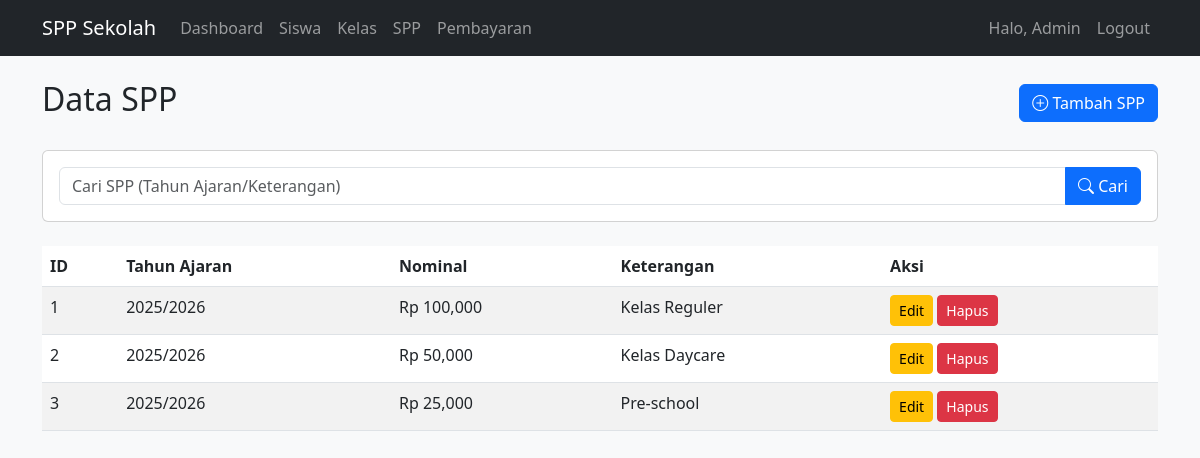
Screenshot of /spp (signed in) with the database file from the repository.
### app.py (models this page shows, shortened)
class User(UserMixin, db.Model):
    id = db.Column(db.Integer, primary_key=True)
    username = db.Column(db.String(50), unique=True, nullable=False)
    password = db.Column(db.String(100), nullable=False)
    nama_lengkap = db.Column(db.String(100), nullable=False)
    level = db.Column(db.String(20), nullable=False, default='admin')

class SPP(db.Model):
    id = db.Column(db.Integer, primary_key=True)
    tahun_ajaran = db.Column(db.String(20), nullable=False)
    nominal = db.Column(db.Float, nullable=False)
    keterangan = db.Column(db.Text)

### app.py (the view)
@app.route('/spp') # Fungsi untuk menampilkan halaman manajemen SPP
@login_required
def spp():
    if current_user.level != 'admin': # Jika user bukan admin
        return redirect(url_for('logout')) # Alihkan ke logout
    keyword = request.args.get('search', '')
    if keyword:
        data_spp = SPP.search(keyword)
    else:
        data_spp = SPP.query.all()
    return render_template('spp.html', spp=data_spp, keyword=keyword)

### app.py (called while the page is built)
@login_manager.user_loader # Fungsi untuk memuat user saat login
def load_user(user_id): # Mengambil user berdasarkan ID yang diberikan dari database (SQLAlchemy)
    return User.query.get(int(user_id)) # Mengambil user berdasarkan ID yang diberikan dari database (SQLAlchemy)

### templates/spp.html (shortened to what this page needs)
{% extends "base.html" %}
{% block content %}
<div class="d-flex justify-content-between align-items-center mb-4">
    <h2>Data SPP</h2>
    <a href="{{ url_for('tambah_spp') }}" class="btn btn-primary">
        <i class="bi bi-plus-circle"></i> Tambah SPP
    </a>
</div>
<div class="card mb-4">
    <div class="card-body">
        <form method="GET" action="{{ url_for('spp') }}">
            <div class="input-group">
                <input type="text" class="form-control" name="search"
                       placeholder="Cari SPP (Tahun Ajaran/Keterangan)" value="{{ keyword }}">
                <button class="btn btn-primary" type="submit">
                    <i class="bi bi-search"></i> Cari
                </button>
            </div>
        </form>
    </div>
</div>
<div class="table-responsive">
    <table class="table table-striped">
        <thead>
            <tr>
                <th>ID</th>
                <th>Tahun Ajaran</th>
                <th>Nominal</th>
                <th>Keterangan</th>
                <th>Aksi</th>
            </tr>
        </thead>
        <tbody>
            {% for s in spp %}
            <tr>
                <td>{{ s.id }}</td>
                <td>{{ s.tahun_ajaran }}</td>
                <td>Rp {{ "{:,.0f}".format(s.nominal) }}</td>
                <td>{{ s.keterangan }}</td>
                <td>
                    <a href="{{ url_for('edit_spp', id=s.id) }}" class="btn btn-sm btn-warning">Edit</a>
                    <form action="{{ url_for('hapus_spp', id=s.id) }}" method="POST" style="display: inline;">
                        <button type="submit" class="btn btn-sm btn-danger" onclick="return confirm('Yakin ingin menghapus?')">Hapus</button>
                    </form>
                </td>
            </tr>
            {% endfor %}
        </tbody>
    </table>
</div>
{% endblock %}

### templates/base.html (shortened to what this page needs)
<!DOCTYPE html>
<html lang="en">
<head>
    <link href="https://cdn.jsdelivr.net/npm/bootstrap@5.3.0/dist/css/bootstrap.min.css" rel="stylesheet">
    <link rel="stylesheet" href="https://cdn.jsdelivr.net/npm/bootstrap-icons@1.8.0/font/bootstrap-icons.css">
</head>
<body>
    <nav class="navbar navbar-expand-lg navbar-dark bg-dark">
        <div class="container">
            <a class="navbar-brand" href="#">SPP Sekolah</a>
            <div class="collapse navbar-collapse" id="navbarNav">
                <ul class="navbar-nav me-auto">
                    <li class="nav-item">
                        <a class="nav-link" href="{{ url_for('dashboard') }}">Dashboard</a>
                    </li>
                    <li class="nav-item">
                        <a class="nav-link" href="{{ url_for('siswa') }}">Siswa</a>
                    </li>
                    <li class="nav-item">
                        <a class="nav-link" href="{{ url_for('kelas') }}">Kelas</a>
                    </li>
                    <li class="nav-item">
                        <a class="nav-link" href="{{ url_for('spp') }}">SPP</a>
                    </li>
                    <li class="nav-item">
                        <a class="nav-link" href="{{ url_for('pembayaran') }}">Pembayaran</a>
                    </li>
                </ul>
                <ul class="navbar-nav">
                    <li class="nav-item">
                        <span class="nav-link">Halo, {{ current_user.nama_lengkap }}</span>
                    </li>
                    <li class="nav-item">
                        <a class="nav-link" href="{{ url_for('logout') }}">Logout</a>
                    </li>
                </ul>
            </div>
        </div>
    </nav>
    <div class="container mt-4">
        {% block content %}{% endblock %}
    </div>
</body>
</html>

### templates/base.html (style rules this page uses)
body { background-color: #f8f9fa; }

### rows the page displays
User: nama_lengkap "Admin"
SPP: id "1", tahun_ajaran "2025/2026", nominal "100,000", keterangan "Kelas Reguler"
SPP: id "2", tahun_ajaran "2025/2026", nominal "50,000", keterangan "Kelas Daycare"
SPP: id "3", tahun_ajaran "2025/2026", nominal "25,000", keterangan "Pre-school"
